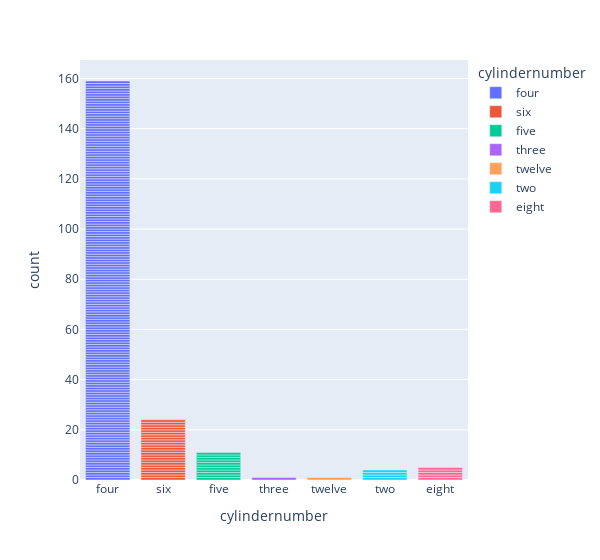

Here is the notebook cell this chart was saved with:
### Code cell
px.bar(df, x='cylindernumber',color='cylindernumber',width=600)

### Figure 1 — Plotly figure (JSON) as saved in the notebook; plotly's stock layout.template omitted (floating-point values rounded to 4 significant figures; data arrays with more than 128 entries replaced by an {"elided": "..."} marker saying what was removed)
{"data": [{"alignmentgroup": "True", "hovertemplate": "cylindernumber=%{x}<br>count=%{y}<extra></extra>", "legendgroup": "four", "marker": {"color": "#636efa", "pattern": {"shape": ""}}, "name": "four", "offsetgroup": "four", "orientation": "v", "showlegend": true, "textposition": "auto", "type": "bar", "x": {"elided": "159 str values"}, "xaxis": "x", "y": {"elided": "159 int values"}, "yaxis": "y"}, {"alignmentgroup": "True", "hovertemplate": "cylindernumber=%{x}<br>count=%{y}<extra></extra>", "legendgroup": "six", "marker": {"color": "#EF553B", "pattern": {"shape": ""}}, "name": "six", "offsetgroup": "six", "orientation": "v", "showlegend": true, "textposition": "auto", "type": "bar", "x": ["six", "six", "six", "six", "six", "six", "six", "six", "six", "six", "six", "six", "six", "six", "six", "six", "six", "six", "six", "six", "six", "six", "six", "six"], "xaxis": "x", "y": [1, 1, 1, 1, 1, 1, 1, 1, 1, 1, 1, 1, 1, 1, 1, 1, 1, 1, 1, 1, 1, 1, 1, 1], "yaxis": "y"}, {"alignmentgroup": "True", "hovertemplate": "cylindernumber=%{x}<br>count=%{y}<extra></extra>", "legendgroup": "five", "marker": {"color": "#00cc96", "pattern": {"shape": ""}}, "name": "five", "offsetgroup": "five", "orientation": "v", "showlegend": true, "textposition": "auto", "type": "bar", "x": ["five", "five", "five", "five", "five", "five", "five", "five", "five", "five", "five"], "xaxis": "x", "y": [1, 1, 1, 1, 1, 1, 1, 1, 1, 1, 1], "yaxis": "y"}, {"alignmentgroup": "True", "hovertemplate": "cylindernumber=%{x}<br>count=%{y}<extra></extra>", "legendgroup": "three", "marker": {"color": "#ab63fa", "pattern": {"shape": ""}}, "name": "three", "offsetgroup": "three", "orientation": "v", "showlegend": true, "textposition": "auto", "type": "bar", "x": ["three"], "xaxis": "x", "y": [1], "yaxis": "y"}, {"alignmentgroup": "True", "hovertemplate": "cylindernumber=%{x}<br>count=%{y}<extra></extra>", "legendgroup": "twelve", "marker": {"color": "#FFA15A", "pattern": {"shape": ""}}, "name": "twelve", "offsetgroup": "twelve", "orientation": "v", "showlegend": true, "textposition": "auto", "type": "bar", "x": ["twelve"], "xaxis": "x", "y": [1], "yaxis": "y"}, {"alignmentgroup": "True", "hovertemplate": "cylindernumber=%{x}<br>count=%{y}<extra></extra>", "legendgroup": "two", "marker": {"color": "#19d3f3", "pattern": {"shape": ""}}, "name": "two", "offsetgroup": "two", "orientation": "v", "showlegend": true, "textposition": "auto", "type": "bar", "x": ["two", "two", "two", "two"], "xaxis": "x", "y": [1, 1, 1, 1], "yaxis": "y"}, {"alignmentgroup": "True", "hovertemplate": "cylindernumber=%{x}<br>count=%{y}<extra></extra>", "legendgroup": "eight", "marker": {"color": "#FF6692", "pattern": {"shape": ""}}, "name": "eight", "offsetgroup": "eight", "orientation": "v", "showlegend": true, "textposition": "auto", "type": "bar", "x": ["eight", "eight", "eight", "eight", "eight"], "xaxis": "x", "y": [1, 1, 1, 1, 1], "yaxis": "y"}], "layout": {"barmode": "relative", "legend": {"title": {"text": "cylindernumber"}, "tracegroupgap": 0}, "margin": {"t": 60}, "width": 600, "xaxis": {"anchor": "y", "categoryarray": ["four", "six", "five", "three", "twelve", "two", "eight"], "categoryorder": "array", "domain": [0, 1], "title": {"text": "cylindernumber"}}, "yaxis": {"anchor": "x", "domain": [0, 1], "title": {"text": "count"}}}}
